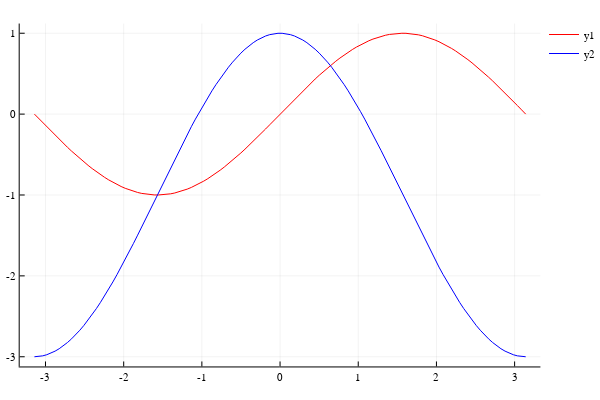

Here is the notebook cell this chart was saved with:
### Markdown cell above
In order to set different attributes for each curve separately, we need to put them in different calls to `plot()`: i.e., make a plot with `plot()` and then add to it with `plot!()`:

### Code cell
plot(xs, sin, linecolor=:red)
plot!(xs, x->2*cos(x)-1, linecolor=:blue)

### Figure 1 — Plotly figure (JSON) as saved in the notebook; plotly's stock layout.template omitted (floating-point values rounded to 4 significant figures)
{"data": [{"colorbar": {"title": ""}, "hoverinfo": "text", "legendgroup": "y1", "line": {"color": "rgba(255, 0, 0, 1.000)", "dash": "solid", "shape": "linear", "width": 1}, "mode": "lines", "name": "y1", "showlegend": true, "text": [null, null, null, null, null, null, null, null, null, null, null, null, null, null, null, null, null, null, null, null, null, null, null, null, null, null, null, null, null, null, null, null, null, null, null, null, null, null, null, null, null, null, null, null, null, null, null, null, null, null, null, null, null, null, null, null, null, null, null, null, null, null, null, null, null, null, null, null, null, null, null, null, null, null, null, null, null, null, null, null, null, null, null, null, null, null, null, null, null, null, null, null, null, null, null, null, null, null, null, null, null, null, null, null, null, null, null, null, null, null, null, null, null, null, null, null, null, null, null, null], "type": "scatter", "x": [-3.142, -3.089, -3.036, -2.983, -2.93, -2.878, -2.825, -2.772, -2.719, -2.666, -2.614, -2.561, -2.508, -2.455, -2.402, -2.35, -2.297, -2.244, -2.191, -2.138, -2.086, -2.033, -1.98, -1.927, -1.874, -1.822, -1.769, -1.716, -1.663, -1.61, -1.558, -1.505, -1.452, -1.399, -1.346, -1.294, -1.241, -1.188, -1.135, -1.082, -1.03, -0.9768, -0.924, -0.8712, -0.8184, -0.7656, -0.7128, -0.66, -0.6072, -0.5544, -0.5016, -0.4488, -0.396, -0.3432, -0.2904, -0.2376, -0.1848, -0.132, -0.0792, -0.0264, 0.0264, 0.0792, 0.132, 0.1848, 0.2376, 0.2904, 0.3432, 0.396, 0.4488, 0.5016, 0.5544, 0.6072, 0.66, 0.7128, 0.7656, 0.8184, 0.8712, 0.924, 0.9768, 1.03, 1.082, 1.135, 1.188, 1.241, 1.294, 1.346, 1.399, 1.452, 1.505, 1.558, 1.61, 1.663, 1.716, 1.769, 1.822, 1.874, 1.927, 1.98, 2.033, 2.086, 2.138, 2.191, 2.244, 2.297, 2.35, 2.402, 2.455, 2.508, 2.561, 2.614, 2.666, 2.719, 2.772, 2.825, 2.878, 2.93, 2.983, 3.036, 3.089, 3.142], "xaxis": "x1", "y": [-1.225e-16, -0.05278, -0.1054, -0.1577, -0.2096, -0.2609, -0.3115, -0.3612, -0.4099, -0.4575, -0.5038, -0.5487, -0.592, -0.6338, -0.6737, -0.7118, -0.7478, -0.7818, -0.8136, -0.8432, -0.8704, -0.8952, -0.9174, -0.9372, -0.9543, -0.9687, -0.9805, -0.9895, -0.9957, -0.9992, -0.9999, -0.9978, -0.993, -0.9853, -0.9749, -0.9618, -0.946, -0.9276, -0.9066, -0.8831, -0.8571, -0.8287, -0.798, -0.7651, -0.7301, -0.693, -0.654, -0.6131, -0.5706, -0.5264, -0.4808, -0.4339, -0.3857, -0.3365, -0.2863, -0.2354, -0.1837, -0.1316, -0.07912, -0.0264, 0.0264, 0.07912, 0.1316, 0.1837, 0.2354, 0.2863, 0.3365, 0.3857, 0.4339, 0.4808, 0.5264, 0.5706, 0.6131, 0.654, 0.693, 0.7301, 0.7651, 0.798, 0.8287, 0.8571, 0.8831, 0.9066, 0.9276, 0.946, 0.9618, 0.9749, 0.9853, 0.993, 0.9978, 0.9999, 0.9992, 0.9957, 0.9895, 0.9805, 0.9687, 0.9543, 0.9372, 0.9174, 0.8952, 0.8704, 0.8432, 0.8136, 0.7818, 0.7478, 0.7118, 0.6737, 0.6338, 0.592, 0.5487, 0.5038, 0.4575, 0.4099, 0.3612, 0.3115, 0.2609, 0.2096, 0.1577, 0.1054, 0.05278, 1.225e-16], "yaxis": "y1", "zmax": 0.1, "zmin": -0.1}, {"colorbar": {"title": ""}, "hoverinfo": "text", "legendgroup": "y2", "line": {"color": "rgba(0, 0, 255, 1.000)", "dash": "solid", "shape": "linear", "width": 1}, "mode": "lines", "name": "y2", "showlegend": true, "text": [null, null, null, null, null, null, null, null, null, null, null, null, null, null, null, null, null, null, null, null, null, null, null, null, null, null, null, null, null, null, null, null, null, null, null, null, null, null, null, null, null, null, null, null, null, null, null, null, null, null, null, null, null, null, null, null, null, null, null, null, null, null, null, null, null, null, null, null, null, null, null, null, null, null, null, null, null, null, null, null, null, null, null, null, null, null, null, null, null, null, null, null, null, null, null, null, null, null, null, null, null, null, null, null, null, null, null, null, null, null, null, null, null, null, null, null, null, null, null, null], "type": "scatter", "x": [-3.142, -3.089, -3.036, -2.983, -2.93, -2.878, -2.825, -2.772, -2.719, -2.666, -2.614, -2.561, -2.508, -2.455, -2.402, -2.35, -2.297, -2.244, -2.191, -2.138, -2.086, -2.033, -1.98, -1.927, -1.874, -1.822, -1.769, -1.716, -1.663, -1.61, -1.558, -1.505, -1.452, -1.399, -1.346, -1.294, -1.241, -1.188, -1.135, -1.082, -1.03, -0.9768, -0.924, -0.8712, -0.8184, -0.7656, -0.7128, -0.66, -0.6072, -0.5544, -0.5016, -0.4488, -0.396, -0.3432, -0.2904, -0.2376, -0.1848, -0.132, -0.0792, -0.0264, 0.0264, 0.0792, 0.132, 0.1848, 0.2376, 0.2904, 0.3432, 0.396, 0.4488, 0.5016, 0.5544, 0.6072, 0.66, 0.7128, 0.7656, 0.8184, 0.8712, 0.924, 0.9768, 1.03, 1.082, 1.135, 1.188, 1.241, 1.294, 1.346, 1.399, 1.452, 1.505, 1.558, 1.61, 1.663, 1.716, 1.769, 1.822, 1.874, 1.927, 1.98, 2.033, 2.086, 2.138, 2.191, 2.244, 2.297, 2.35, 2.402, 2.455, 2.508, 2.561, 2.614, 2.666, 2.719, 2.772, 2.825, 2.878, 2.93, 2.983, 3.036, 3.089, 3.142], "xaxis": "x1", "y": [-3, -2.997, -2.989, -2.975, -2.956, -2.931, -2.9, -2.865, -2.824, -2.778, -2.728, -2.672, -2.612, -2.547, -2.478, -2.405, -2.328, -2.247, -2.163, -2.075, -1.985, -1.891, -1.796, -1.698, -1.598, -1.496, -1.393, -1.289, -1.185, -1.079, -0.9736, -0.8681, -0.763, -0.6585, -0.555, -0.4527, -0.3519, -0.253, -0.1561, -0.06157, 0.03033, 0.1194, 0.2053, 0.2878, 0.3668, 0.4419, 0.5131, 0.58, 0.6425, 0.7004, 0.7536, 0.8019, 0.8452, 0.8834, 0.9163, 0.9438, 0.9659, 0.9826, 0.9937, 0.9993, 0.9993, 0.9937, 0.9826, 0.9659, 0.9438, 0.9163, 0.8834, 0.8452, 0.8019, 0.7536, 0.7004, 0.6425, 0.58, 0.5131, 0.4419, 0.3668, 0.2878, 0.2053, 0.1194, 0.03033, -0.06157, -0.1561, -0.253, -0.3519, -0.4527, -0.555, -0.6585, -0.763, -0.8681, -0.9736, -1.079, -1.185, -1.289, -1.393, -1.496, -1.598, -1.698, -1.796, -1.891, -1.985, -2.075, -2.163, -2.247, -2.328, -2.405, -2.478, -2.547, -2.612, -2.672, -2.728, -2.778, -2.824, -2.865, -2.9, -2.931, -2.956, -2.975, -2.989, -2.997, -3], "yaxis": "y1", "zmax": 0.1, "zmin": -0.1}], "layout": {"annotations": [], "height": 400, "legend": {"bgcolor": "rgba(255, 255, 255, 1.000)", "bordercolor": "rgba(0, 0, 0, 1.000)", "font": {"color": "rgba(0, 0, 0, 1.000)", "family": "sans-serif", "size": 11}, "tracegroupgap": 0, "x": 1, "y": 1}, "margin": {"b": 20, "l": 0, "r": 0, "t": 20}, "paper_bgcolor": "rgba(255, 255, 255, 1.000)", "plot_bgcolor": "rgba(255, 255, 255, 1.000)", "showlegend": true, "width": 600, "xaxis": {"anchor": "y1", "domain": [0.03619, 0.9934], "gridcolor": "rgba(0, 0, 0, 0.100)", "gridwidth": 0.5, "linecolor": "rgba(0, 0, 0, 1.000)", "mirror": false, "range": [-3.33, 3.33], "showgrid": true, "showline": true, "showticklabels": true, "tickangle": 0, "tickcolor": "rgb(0, 0, 0)", "tickfont": {"color": "rgba(0, 0, 0, 1.000)", "family": "sans-serif", "size": 11}, "tickmode": "array", "ticks": "inside", "ticktext": ["-3", "-2", "-1", "0", "1", "2", "3"], "tickvals": [-3, -2, -1, 0, 1, 2, 3], "title": "", "titlefont": {"color": "rgba(0, 0, 0, 1.000)", "family": "sans-serif", "size": 15}, "type": "-", "visible": true, "zeroline": false, "zerolinecolor": "rgba(0, 0, 0, 1.000)"}, "yaxis": {"anchor": "x1", "domain": [0.03762, 0.9902], "gridcolor": "rgba(0, 0, 0, 0.100)", "gridwidth": 0.5, "linecolor": "rgba(0, 0, 0, 1.000)", "mirror": false, "range": [-3.12, 1.12], "showgrid": true, "showline": true, "showticklabels": true, "tickangle": 0, "tickcolor": "rgb(0, 0, 0)", "tickfont": {"color": "rgba(0, 0, 0, 1.000)", "family": "sans-serif", "size": 11}, "tickmode": "array", "ticks": "inside", "ticktext": ["-3", "-2", "-1", "0", "1"], "tickvals": [-3, -2, -1, 0, 1], "title": "", "titlefont": {"color": "rgba(0, 0, 0, 1.000)", "family": "sans-serif", "size": 15}, "type": "-", "visible": true, "zeroline": false, "zerolinecolor": "rgba(0, 0, 0, 1.000)"}}}
